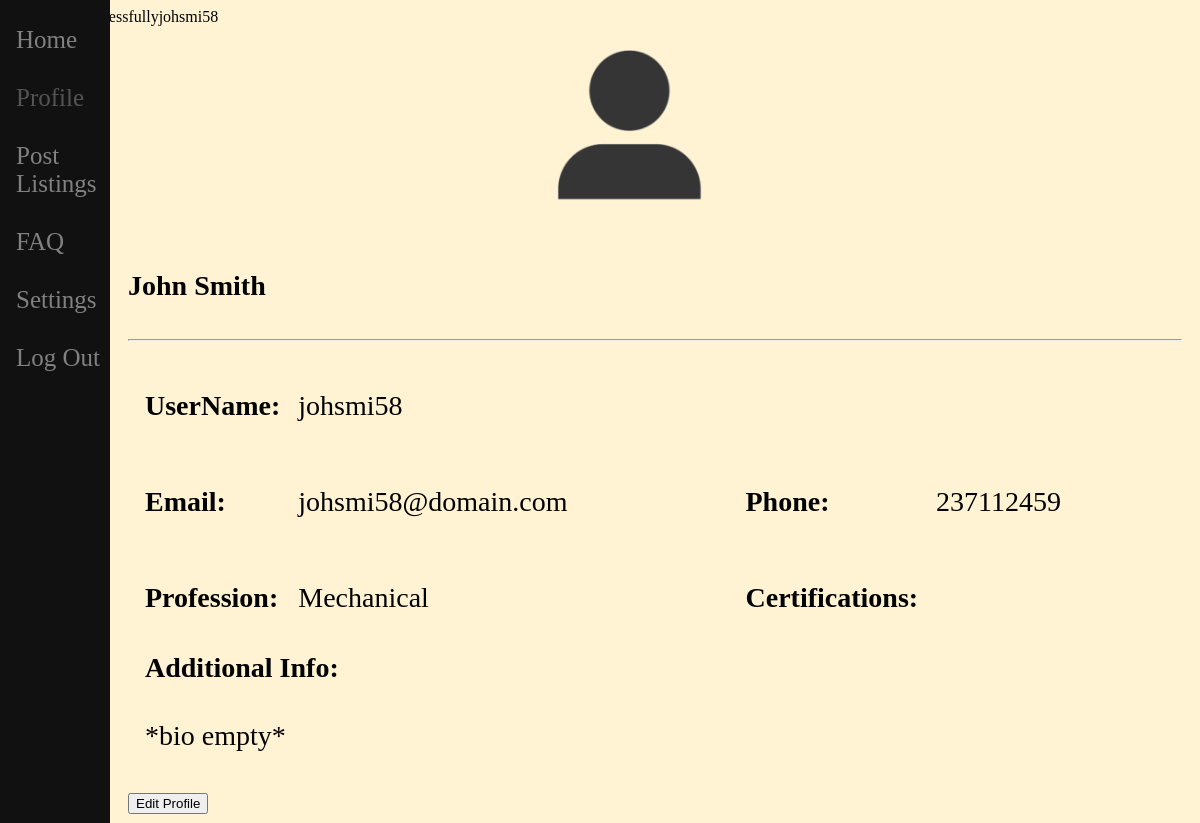
Screenshot of /main/profile/profile.php (signed in) with the database file from the repository.
### tables this page shows
CREATE TABLE `USER` (
  `USR_id` int(10) NOT NULL,
  `USR_username` varchar(40) NOT NULL,
  `USR_pass` varchar(20) NOT NULL,
  `USR_fname` varchar(20) NOT NULL,
  `USR_lname` varchar(20) NOT NULL,
  `USR_email` varchar(50) NOT NULL,
  `USR_phone` varchar(15) DEFAULT NULL,
  `USR_color` int(1) NOT NULL DEFAULT 1,
  `USR_image` varchar(40) NOT NULL DEFAULT 'default.jpg',
  `USR_cert` varchar(255) DEFAULT NULL,
  `CAT_id` int(11) NOT NULL DEFAULT -1,
  `USR_Bio` longtext NOT NULL DEFAULT '*bio empty*'
);

CREATE TABLE `CATEGORY` (
  `CAT_id` int(11) NOT NULL,
  `CAT_name` varchar(50) NOT NULL,
  `CAT_description` text NOT NULL
);

### main/profile/profile.php (the view, shortened to what this page needs)
<!DOCTYPE html>
<html>
<head>
<?php
include('../../session.php');
echo '<link rel="stylesheet" type="text/css" href="../maincss'.$login_color.'.css">';
?>
</head>
<body>
<div class="SideBar">
    <a href="../home.php" class="icon">Home</a><br/>
    <a href="../profile/profile.php" class="icon" id="profileButton">Profile</a><br/>
	<a href="../posting/posting.php" class="icon">Post Listings</a><br/>
	<a href="../settings/help.php" class="icon">FAQ</a><br/>
	<a href="../settings/settings.php" class="icon">Settings</a><br/>
	<a id="logout" href="../../logout.php" class="icon">Log Out</a>
</div>
<?php
    $query = "SELECT USR_username, USR_fname, USR_lname, USR_email, USR_phone, USR_image, USR_cert, USER.CAT_id, CATEGORY.CAT_name, USR_Bio from USER
        INNER JOIN CATEGORY ON CATEGORY.CAT_id = USER.CAT_id
        where USR_username = '$user_check'";
    if(!mysqli_query($conn,$query))
    {
        ECHO 'ERROR IN SQL COMMAND<br>';
        echo $query;
    }
    else
    {
        $result = $conn->query($query);
        $row = mysqli_fetch_assoc($result);
    }
?>
<div class="ProfileShell">
    <form action="profile.php" method="post" enctype="multipart/form-data">
        <div class="profile-page-row">
            <div class="prof-col-md-4">
                <div class="profile-img">
                    <?php
                    echo "<img class=\"profileImg\"; style=\"height:200px;\" src=\"".$row['USR_image']."\" id=\"profileDisplay\" />";
                    ?>
                </div>
            </div>
            <div class="prof-col-md-6">
                <div class="profile-head" id="ProfileTop">
                    <h4><?php echo $row['USR_fname'].' '.$row['USR_lname'];?></h4>
                    <hr>
                </div>
            </div>
        </div>
        <div class="ProfileDetails">
            <table>
                <tr>
                <td><label>UserName:</label></td>
                <td><p><?php echo $row['USR_username'];?></p></td>
                <td></td>
                <td></td>
                </tr>
                <tr>
                <td><label>Email:</label></td>
                <td>
                    <?php echo $row['USR_email'];?>
                </td>
                <td><p><label id="space">Phone:</label></p></td>
                <td>
                <?php echo $row['USR_phone'];?>
                </td>
                </tr>
                <tr>
                <td><label>Profession:</label></td>
                <td>
                    <p><?php echo $row['CAT_name'];?></p>
                </td>
                <td><label id="space">Certifications:</label></td>
                <td>
                </td>
                </tr>
            </table>
            <table>
                <tr>
                <td><label>Additional Info:</label></td>
                </tr>
                <tr>
                <td>
                	<p><?php echo $row['USR_Bio'];?></p>
                </td>
                </tr>
            </table>
        </div>
    </form>
<button  id="myBtn">Edit Profile</button>
</div>
</body>
</html>

### session.php (shortened to what this page needs)
<?php
$db_host_ip = "185.201.11.128";
$db_username = "u836136612_user";
$db_password = "capstonepass";
$db_database = "u836136612_CISCapstone";
$db_port = "3306";
$conn = mysqli_connect("$db_host_ip", "$db_username", "$db_password", "$db_database", "$db_port");
$my_test_query = "SELECT USR_username FROM USER";
$my_ses_sql = mysqli_query($conn, $my_test_query);
$my_row = mysqli_fetch_assoc($my_ses_sql);
echo $my_row['USR_username'];
$user_check = $_SESSION['login_user'];
$query = "SELECT USR_username, USR_color, USR_image from USER where USR_username = '$user_check'";
$ses_sql = mysqli_query($conn, $query);
$row = mysqli_fetch_assoc($ses_sql);
$login_color = $row['USR_color'];
?>

### main/maincss1.css (style rules this page uses)
body { background-color: #fff3d4; }
#profileButton { opacity:0.6; cursor: not-allowed; }
.profile-img { text-align: center; max-width: 1000px; height: auto; }
.SideBar { height: 100%; width: 110px; position: fixed; z-index: 1; top: 0; left: 0; background-color: #111111; overflow-x: hidden; padding-top: 20px; }
.icon { padding: 6px 8px 6px 16px; text-decoration: none; font-size: 25px; color: #818181; display: block; }
.ProfileShell { margin-left: 110px; font-size: 28px; padding: 0px 10px; min-height: 50px; height: 100%; min-width: 50px; max-width: 100%; }
.profileImg { border-radius: 100%; }

### main/profile/profile.php (style rules this page uses)
td { padding-top: 5px; padding-left: 15px; }
label { font-weight: bolder; }
#space { padding-left: 160px; }

### rows the page displays
user: USR_username "johsmi58", USR_image (placeholder picture), USR_fname "John", USR_lname "Smith", USR_email "johsmi58@domain.com", USR_phone "237112459", CAT.CAT_name "Mechanical", USR_Bio "*bio empty*"
